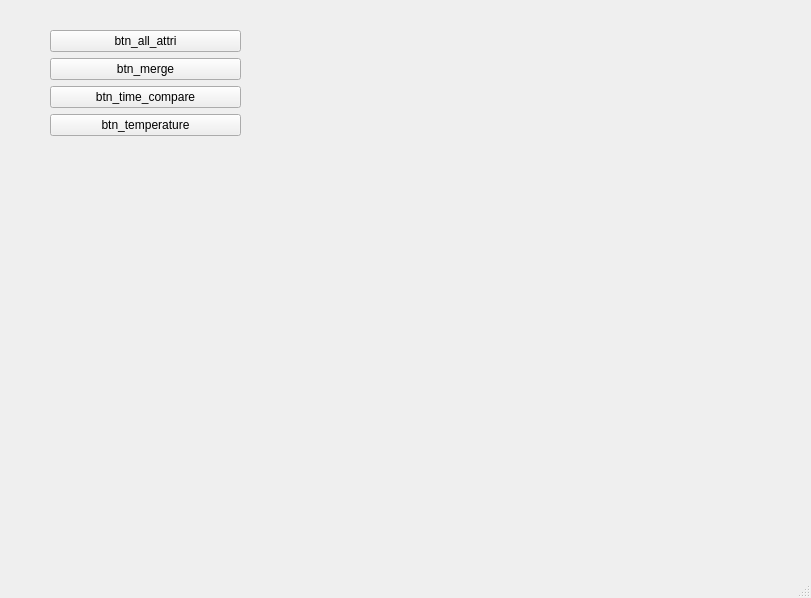
<?xml version="1.0" encoding="UTF-8"?>
<ui version="4.0">
 <class>Main_Window</class>
 <widget class="QMainWindow" name="Main_Window">
  <property name="geometry">
   <rect>
    <x>0</x>
    <y>0</y>
    <width>811</width>
    <height>598</height>
   </rect>
  </property>
  <property name="windowTitle">
   <string>MainWindow</string>
  </property>
  <widget class="QWidget" name="centralwidget">
   <widget class="QWidget" name="verticalLayoutWidget">
    <property name="geometry">
     <rect>
      <x>50</x>
      <y>30</y>
      <width>191</width>
      <height>191</height>
     </rect>
    </property>
    <layout class="QVBoxLayout" name="verticalLayout">
     <property name="spacing">
      <number>6</number>
     </property>
     <property name="sizeConstraint">
      <enum>QLayout::SetMinAndMaxSize</enum>
     </property>
     <item>
      <widget class="Button_All_Attri" name="btn_all_attri">
       <property name="text">
        <string>btn_all_attri</string>
       </property>
      </widget>
     </item>
     <item>
      <widget class="Button_Merge_File" name="btn_merge">
       <property name="text">
        <string>btn_merge</string>
       </property>
      </widget>
     </item>
     <item>
      <widget class="Button_Time_Compare" name="btn_time_compare">
       <property name="text">
        <string>btn_time_compare</string>
       </property>
      </widget>
     </item>
     <item>
      <widget class="Button_Temperature" name="btn_temperature">
       <property name="text">
        <string>btn_temperature</string>
       </property>
      </widget>
     </item>
    </layout>
   </widget>
  </widget>
  <widget class="QStatusBar" name="statusbar"/>
  <widget class="QMenuBar" name="menubar">
   <property name="geometry">
    <rect>
     <x>0</x>
     <y>0</y>
     <width>811</width>
     <height>29</height>
    </rect>
   </property>
  </widget>
 </widget>
 <customwidgets>
  <customwidget>
   <class>Button_All_Attri</class>
   <extends>QPushButton</extends>
   <header location="global">actions\buttons\include\Button_All_Attri.h</header>
  </customwidget>
  <customwidget>
   <class>Button_Merge_File</class>
   <extends>QPushButton</extends>
   <header location="global">actions\buttons\include\Button_Merge_File.h</header>
  </customwidget>
  <customwidget>
   <class>Button_Time_Compare</class>
   <extends>QPushButton</extends>
   <header location="global">actions\buttons\include\Button_Time_Compare.h</header>
  </customwidget>
  <customwidget>
   <class>Button_Temperature</class>
   <extends>QPushButton</extends>
   <header location="global">actions\buttons\include\Button_Temperature.h</header>
  </customwidget>
 </customwidgets>
 <resources/>
 <connections/>
</ui>
